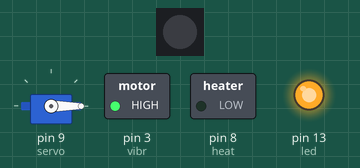
Recording of a sketch running on a simulated Arduino Uno, built with avr-gcc and run on an emulated ATmega328P. On the bench: servo, 1 RGB LEDs in strip order, left to right, switched loads named in the sketch (green lamp = pin HIGH), output pins drawn as LEDs (lit = HIGH). Dim RGB values are drawn brighter than linear.

Above: at 0.1 s.
At 12.0 s:
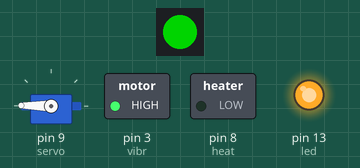
At 22.16 s:
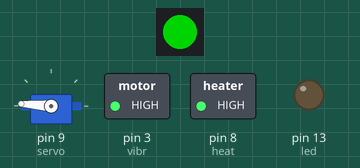
At 23.36 s:
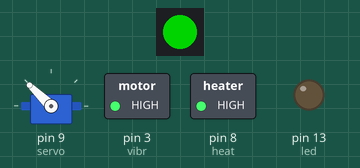
At 24.87 s:
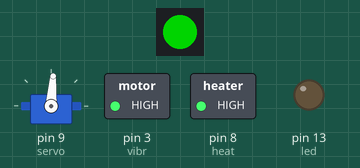
At 27.5 s:
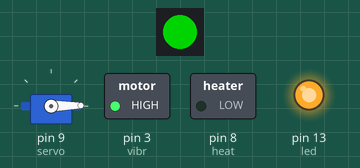
Timing chart, 0 to 40.0 s (numbered marks = the images above):
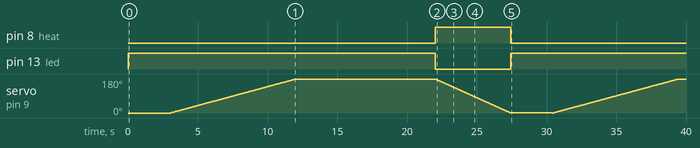

Measured:
- by itself, pin 8 (heat): LOW → HIGH at 22.0 s, → LOW 5.4 s later
- by itself, pin 13 (led): LOW → HIGH at 0.00 s, → LOW 22.0 s later, → HIGH 5.4 s later

The sketch:

TransistorVibrationTEST.ino
```cpp
#include <Servo.h>
#include "FastLED.h"

Servo servo;
int pos = 0;

#define NUM_LEDS 1
CRGB leds[NUM_LEDS];
#define PIN 12

int vibr = 3;
int heat = 8;
int led = 13;


int button = 10;
int buttonState = 0;

void setup() {
  // put your setup code here, to run once:
  Serial.begin(9600);

  FastLED.addLeds<WS2811, PIN, GRB>(leds, NUM_LEDS).setCorrection( TypicalLEDStrip );

  servo.attach(9);
  servo.write(pos);

  pinMode(vibr, OUTPUT);
  digitalWrite(vibr, HIGH);

  pinMode(heat, OUTPUT);
  pinMode(led, OUTPUT);

  pinMode(button, INPUT);
}

void loop() {
  //If touch state is activated
  recieveTouch();

  //If sendTouch state is activated
}

void tighten(){
  for(pos = 0; pos < 180; pos += 1){
    servo.write(pos);              // tell servo to go to position in variable 'pos'
    delay(50); // goes from 0 degrees to 180 degrees
  }
}

void loosen(){
  for(pos = 180; pos > 0; pos -= 1){
    servo.write(pos);              // tell servo to go to position in variable 'pos'
    delay(30); // goes from 0 degrees to 180 degrees
  }
}
void heartbeat(){
  // heartbeat vibration
  digitalWrite(vibr, LOW);
  delay(60);
  digitalWrite(vibr, HIGH);
  delay(200);
  digitalWrite(vibr, LOW);
  delay(60);
  digitalWrite(vibr, HIGH);
  delay(1200);
}


void startWarmth(){
  // I don't know why, but I think it's because of my transistor. My HIGH/LOW commands are turned around
  digitalWrite(heat, LOW);
  digitalWrite(led, HIGH);
}

void stopWarmth(){
  digitalWrite(heat, HIGH);
  digitalWrite(led, LOW);
}

void recieveTouch(){
  startWarmth();
  delay(3000);
  //Colour of led is determined by user who is sending touch
  leds[0] = CRGB::Green;
  FastLED.show();
  digitalWrite(led, HIGH);
  tighten();
  delay(10000);
  stopWarmth();
  loosen();

}
```
